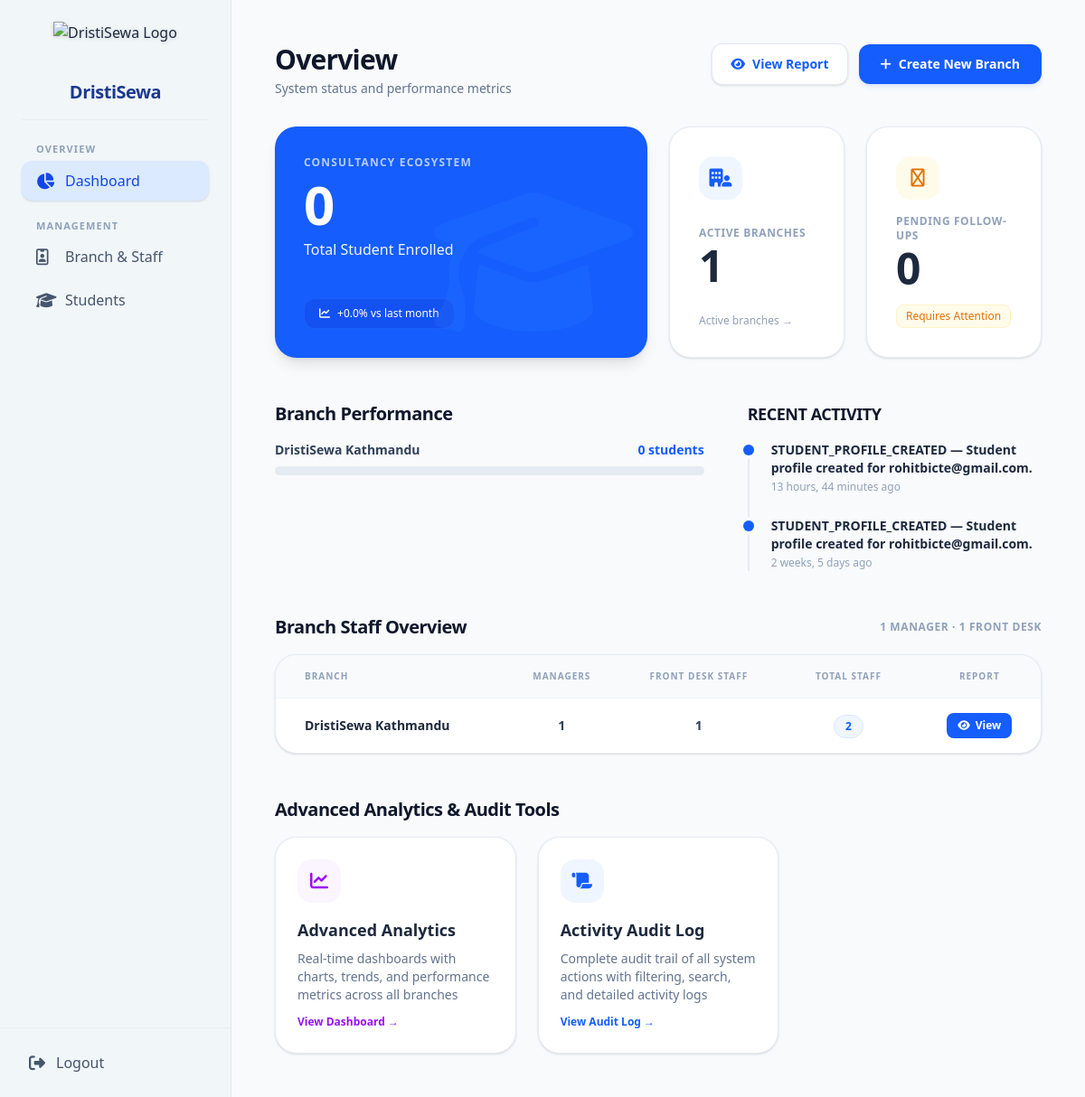
The app's page /dashboard/admin/ (signed in) with its own data.
### branches/models.py (models this page shows, shortened)
class Branch(TimeStampedModel):
    name = models.CharField(max_length=150, unique=True)
    code = models.CharField(max_length=20, unique=True)
    address = models.CharField(max_length=255, blank=True)
    phone = models.CharField(max_length=20, blank=True)
    email = models.EmailField(blank=True)
    is_active = models.BooleanField(default=True)
    class Meta:
        ordering = ["name"]

### activity/models.py (models this page shows, shortened)
class ActivityLog(models.Model):
    user = models.ForeignKey(
        settings.AUTH_USER_MODEL, on_delete=models.SET_NULL, null=True, blank=True, related_name="activity_logs"
    )
    action = models.CharField(max_length=255)
    description = models.TextField(blank=True)
    created_at = models.DateTimeField(auto_now_add=True)
    class Meta:
        ordering = ["-created_at"]

### accounts/views.py (the view)
# urls.py: path("dashboard/admin/", views.admin_dashboard, name="admin_dashboard"),
@role_required("ADMIN")
def admin_dashboard(request):
    from branches.models import Branch
    from followups.models import FollowUp
    from students.models import Student
    try:
        from activity.models import ActivityLog
        recent_activity = ActivityLog.objects.select_related("user")[:5]
    except Exception:
        recent_activity = []
    active_branches = Branch.objects.filter(is_active=True)
    branch_counts = []
    for branch in active_branches:
        branch_counts.append((branch, Student.objects.filter(user__branch=branch).count()))
    max_count = max((count for _, count in branch_counts), default=0)
    branch_performance = []
    for branch, count in sorted(branch_counts, key=lambda item: item[1], reverse=True)[:5]:
        percent = round((count / max_count) * 100) if max_count else 0
        branch_performance.append({"name": branch.name, "count": count, "percent": percent})
    branch_staff_summary = []
    for branch in active_branches.order_by("name"):
        manager_count = User.objects.filter(branch=branch, role=User.Role.MANAGER).count()
        frontdesk_count = User.objects.filter(branch=branch, role=User.Role.FRONTDESK).count()
        branch_staff_summary.append(
            {
                "id": branch.id,
                "name": branch.name,
                "manager_count": manager_count,
                "frontdesk_count": frontdesk_count,
                "total_staff": manager_count + frontdesk_count,
            }
        )
    return render(
        request,
        "admin/overview.html",
        {
            "student_count": Student.objects.count(),
            "branch_count": active_branches.count(),
            "pending_followups": FollowUp.objects.filter(is_done=False).count(),
            "growth_trend": _student_growth_trend(),
            "branch_performance": branch_performance,
            "recent_activity": recent_activity,
            "branch_staff_summary": branch_staff_summary,
            "total_managers": User.objects.filter(role=User.Role.MANAGER).count(),
            "total_frontdesk": User.objects.filter(role=User.Role.FRONTDESK).count(),
        },
    )

### accounts/permissions.py (called while the page is built)
def role_required(*allowed_roles):
    def decorator(view_func):
        @wraps(view_func)
        @login_required
        def _wrapped(request, *args, **kwargs):
            user = request.user
            if user.is_superuser or user.role in allowed_roles:
                return view_func(request, *args, **kwargs)
            raise PermissionDenied("You do not have permission to access this page.")
        return _wrapped
    return decorator

### accounts/views.py (called while the page is built)
def _student_growth_trend():
    from datetime import timedelta
    from django.utils import timezone
    from students.models import Student
    today = timezone.localdate()
    this_month_count = Student.objects.filter(
        created_at__year=today.year, created_at__month=today.month
    ).count()
    last_month_date = today.replace(day=1) - timedelta(days=1)
    last_month_count = Student.objects.filter(
        created_at__year=last_month_date.year, created_at__month=last_month_date.month
    ).count()
    if last_month_count:
        return round(((this_month_count - last_month_count) / last_month_count) * 100, 1)
    return 100.0 if this_month_count else 0.0

### templates/admin/overview.html (shortened to what this page needs)
{% extends 'admin/dristisewa_base.html' %}
{% block content %}
<div class="flex justify-between items-start mb-8">
    <div>
        <h2 class="text-3xl font-bold text-slate-900 tracking-tight">Overview</h2>
        <p class="text-sm text-slate-500 mt-1">System status and performance metrics</p>
    </div>
    <div class="flex items-center gap-3">
        <a href="{% url 'accounts:admin_view_report' %}" class="bg-white border border-slate-200 hover:bg-slate-50 text-blue-600 font-semibold py-3 px-5 rounded-xl transition shadow-sm flex items-center gap-2 text-sm">
            <i class="fa-solid fa-eye"></i> View Report
        </a>
        <a href="{% url 'accounts:branch_staff' %}#create-branch" class="bg-blue-600 hover:bg-blue-700 text-white font-semibold py-3 px-6 rounded-xl transition shadow-md shadow-blue-600/10 flex items-center space-x-2 text-sm z-10">
            <i class="fa-solid fa-plus"></i>
            <span>Create New Branch</span>
        </a>
    </div>
</div>
<div class="grid grid-cols-1 lg:grid-cols-12 gap-6 mb-12">
    <div class="lg:col-span-6 bg-blue-600 rounded-3xl p-8 text-white relative overflow-hidden shadow-lg flex flex-col justify-between min-h-[220px]">
        <div>
            <p class="text-xs uppercase font-semibold tracking-widest text-blue-100/80">Consultancy Ecosystem</p>
            <h3 class="text-6xl font-black mt-2 tracking-tight">{{ student_count }}</h3>
            <p class="text-md font-medium text-blue-50 mt-2">Total Student Enrolled</p>
        </div>
        <div class="mt-4 bg-blue-700/50 border border-blue-500/30 text-xs px-4 py-2 rounded-xl inline-flex items-center space-x-2 w-fit">
            <i class="fa-solid fa-chart-line"></i>
            <span>{% if growth_trend >= 0 %}+{% endif %}{{ growth_trend }}% vs last month</span>
        </div>
        <div class="absolute right-4 bottom-0 text-[11rem] text-blue-500/20 pointer-events-none transform translate-y-6">
            <i class="fa-solid fa-graduation-cap"></i>
        </div>
    </div>
    <div class="lg:col-span-3 bg-white border border-slate-200/80 rounded-3xl p-8 shadow-sm flex flex-col justify-between">
        <div class="w-12 h-12 bg-blue-50 rounded-2xl flex items-center justify-center text-blue-600 text-xl">
            <i class="fa-solid fa-building-user"></i>
        </div>
        <div class="mt-4">
            <p class="text-xs font-semibold text-slate-400 uppercase tracking-wider">Active Branches</p>
            <h4 class="text-5xl font-black text-slate-800 mt-1">{{ branch_count }}</h4>
        </div>
        <p class="text-xs text-slate-400 mt-4">Active branches →</p>
    </div>
    <div class="lg:col-span-3 bg-white border border-slate-200/80 rounded-3xl p-8 shadow-sm flex flex-col justify-between">
        <div class="w-12 h-12 bg-amber-50 rounded-2xl flex items-center justify-center text-amber-600 text-xl">
            <i class="fa-regular fa-bell-toggle fa-shield-halved"></i>
        </div>
        <div class="mt-4">
            <p class="text-xs font-semibold text-slate-400 uppercase tracking-wider">Pending Follow-ups</p>
            <h4 class="text-5xl font-black text-slate-800 mt-1">{{ pending_followups }}</h4>
        </div>
        <p class="text-xs text-amber-600 font-medium mt-4 bg-amber-50 border border-amber-100 px-2.5 py-1 rounded-lg w-fit">Requires Attention</p>
    </div>
</div>
<div class="grid grid-cols-1 lg:grid-cols-12 gap-12">
    <div class="lg:col-span-7 space-y-6">
        <h4 class="text-xl font-bold text-slate-900 tracking-tight mb-4">Branch Performance</h4>
        {% for branch in branch_performance %}
        <div class="space-y-2">
            <div class="flex justify-between text-sm font-semibold">
                <span class="text-slate-700">{{ branch.name }}</span>
                <span class="text-blue-600">{{ branch.count }} student{{ branch.count|pluralize }}</span>
            </div>
            <div class="w-full bg-slate-200/80 h-2.5 rounded-full overflow-hidden">
            </div>
        </div>
        {% empty %}
        <p class="text-sm text-slate-400">No branch data available yet.</p>
        {% endfor %}
    </div>
    <div class="lg:col-span-5 space-y-4">
        <h4 class="text-lg font-bold text-slate-900 tracking-tight mb-4">RECENT ACTIVITY</h4>
        <div class="relative pl-6 border-l-2 border-slate-200/80 space-y-6 text-sm">
            {% for activity in recent_activity %}
            <div class="relative">
                <span class="absolute -left-[31px] top-1 bg-blue-600 w-3 h-3 rounded-full ring-4 ring-slate-50"></span>
                <p class="font-semibold text-slate-800">{{ activity.action }}{% if activity.description %} — {{ activity.description }}{% endif %}</p>
                <span class="text-xs text-slate-400">{{ activity.created_at|timesince }} ago</span>
            </div>
            {% empty %}
            <p class="text-slate-400">No recent activity.</p>
            {% endfor %}
        </div>
    </div>
</div>
<div class="mt-12" id="branch-staff-overview">
    <div class="flex items-center justify-between mb-4">
        <h4 class="text-xl font-bold text-slate-900 tracking-tight">Branch Staff Overview</h4>
        <span class="text-xs font-semibold text-slate-400 uppercase tracking-wider">
            {{ total_managers }} Manager{{ total_managers|pluralize }} &middot; {{ total_frontdesk }} Front Desk
        </span>
    </div>
    <div class="bg-white border border-slate-200/80 rounded-3xl shadow-sm overflow-hidden">
        <table class="w-full text-left border-collapse">
            <thead>
                <tr class="bg-slate-50 border-b border-slate-100 text-[10px] font-bold uppercase tracking-widest text-slate-400">
                    <th class="py-4 px-8">Branch</th>
                    <th class="py-4 px-6 text-center">Managers</th>
                    <th class="py-4 px-6 text-center">Front Desk Staff</th>
                    <th class="py-4 px-8 text-center">Total Staff</th>
                    <th class="py-4 px-6 text-center">Report</th>
                </tr>
            </thead>
            <tbody class="divide-y divide-slate-50">
                {% for branch in branch_staff_summary %}
                <tr class="hover:bg-slate-50/40 transition-colors">
                    <td class="py-4 px-8 font-bold text-slate-800 text-sm">{{ branch.name }}</td>
                    <td class="py-4 px-6 text-center text-sm font-semibold text-slate-700">{{ branch.manager_count }}</td>
                    <td class="py-4 px-6 text-center text-sm font-semibold text-slate-700">{{ branch.frontdesk_count }}</td>
                    <td class="py-4 px-8 text-center">
                        <span class="inline-flex items-center px-3 py-1 rounded-full text-xs font-bold bg-blue-50 text-blue-600 border border-blue-100">{{ branch.total_staff }}</span>
                    </td>
                    <td class="py-4 px-6 text-center">
                        <a href="{% url 'accounts:admin_view_branch_report' branch.id %}" class="inline-flex items-center gap-1.5 px-3 py-1.5 rounded-lg text-xs font-bold bg-blue-600 text-white hover:bg-blue-700 transition">
                            <i class="fa-solid fa-eye text-xs"></i> View
                        </a>
                    </td>
                </tr>
                {% empty %}
                <tr>
                    <td colspan="4" class="text-center py-10 text-slate-400 text-sm">No active branches found.</td>
                </tr>
                {% endfor %}
            </tbody>
        </table>
    </div>
</div>
<div class="mt-12">
    <h4 class="text-xl font-bold text-slate-900 tracking-tight mb-4">Advanced Analytics & Audit Tools</h4>
    <div class="grid grid-cols-1 md:grid-cols-3 gap-6">
        <a href="{% url 'analytics:advanced_dashboard' %}" class="bg-white border border-slate-200/80 rounded-3xl p-6 shadow-sm hover:shadow-md transition cursor-pointer group">
            <div class="w-12 h-12 bg-purple-50 rounded-2xl flex items-center justify-center text-purple-600 text-xl mb-4">
                <i class="fa-solid fa-chart-line"></i>
            </div>
            <h5 class="text-lg font-bold text-slate-800 group-hover:text-purple-600 transition">Advanced Analytics</h5>
            <p class="text-sm text-slate-500 mt-2">Real-time dashboards with charts, trends, and performance metrics across all branches</p>
            <span class="text-xs text-purple-600 font-semibold mt-3 inline-block">View Dashboard →</span>
        </a>
        <a href="{% url 'analytics:audit_log' %}" class="bg-white border border-slate-200/80 rounded-3xl p-6 shadow-sm hover:shadow-md transition cursor-pointer group">
            <div class="w-12 h-12 bg-blue-50 rounded-2xl flex items-center justify-center text-blue-600 text-xl mb-4">
                <i class="fa-solid fa-scroll"></i>
            </div>
            <h5 class="text-lg font-bold text-slate-800 group-hover:text-blue-600 transition">Activity Audit Log</h5>
            <p class="text-sm text-slate-500 mt-2">Complete audit trail of all system actions with filtering, search, and detailed activity logs</p>
            <span class="text-xs text-blue-600 font-semibold mt-3 inline-block">View Audit Log →</span>
        </a>
    </div>
</div>
{% endblock %}

### records on screen
Branch: name "DristiSewa Kathmandu", name "DristiSewa Kathmandu"
ActivityLog: action "STUDENT_PROFILE_CREATED", description "Student profile created for rohitbicte@gmail.com.", created_at "13 hours, 44 minutes"
ActivityLog: action "STUDENT_PROFILE_CREATED", description "Student profile created for rohitbicte@gmail.com.", created_at "2 weeks, 5 days"

### other values on screen
{{ student_count }} "0"
{{ growth_trend }} "0.0"
{{ branch_count }} "1"
{{ pending_followups }} "0"
{{ branch.count }} "0"
{{ total_managers }} "1"
{{ total_frontdesk }} "1"
{{ branch.manager_count }} "1"
{{ branch.frontdesk_count }} "1"
{{ branch.total_staff }} "2"
